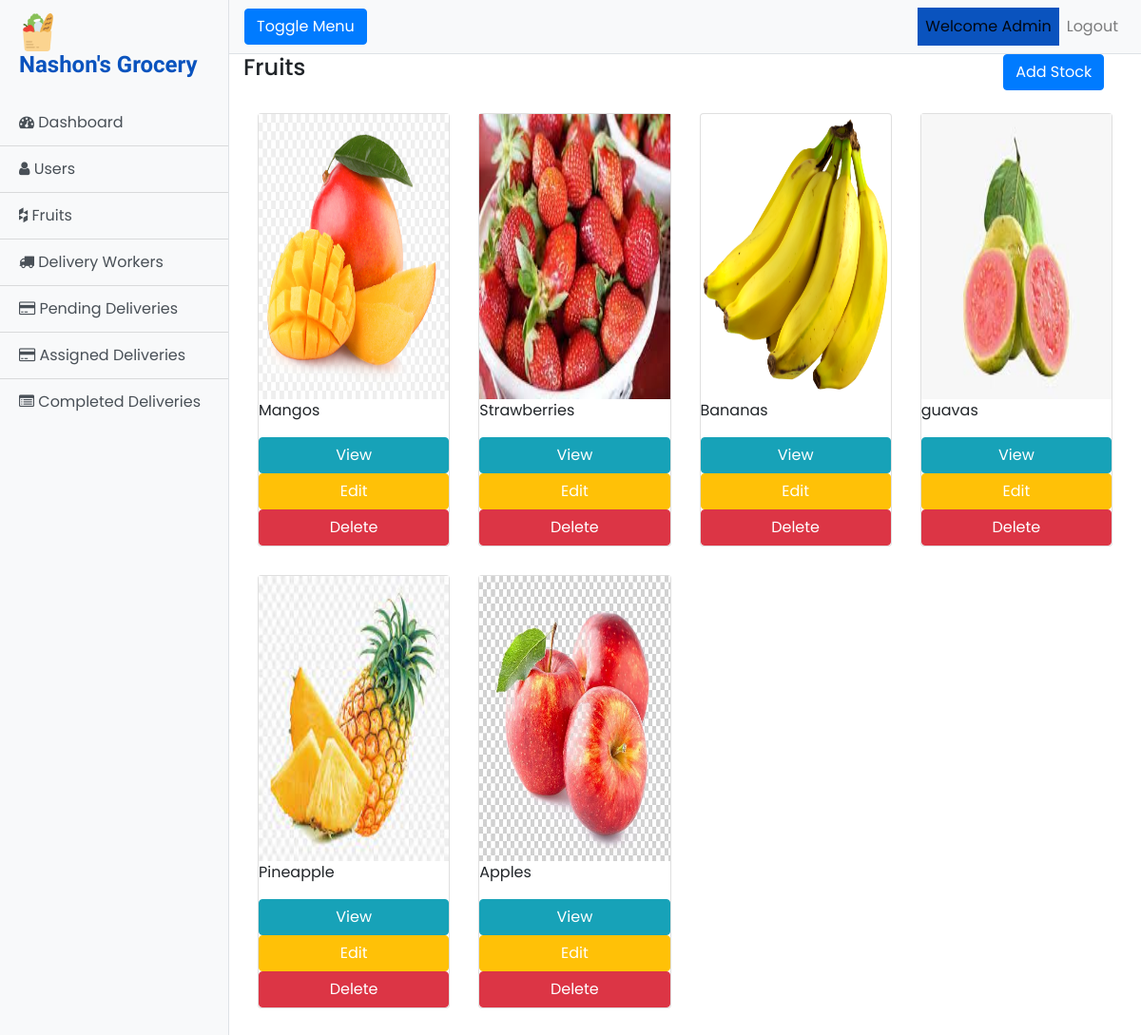
Page /Admin/fruits.php (signed in) on the committed database.
### tables this page shows
CREATE TABLE `stock` (
  `product_id` int(11) NOT NULL,
  `product_name` varchar(50) NOT NULL,
  `product_image` varchar(50) NOT NULL,
  `product_desc` text NOT NULL,
  `product_amount` varchar(10) NOT NULL,
  `product_innitial_price` varchar(10) NOT NULL,
  `product_final_amount` varchar(10) NOT NULL,
  `date_added` datetime NOT NULL
);

### Admin/fruits.php (the view, shortened to what this page needs)
<!DOCTYPE html>
<html lang="en">
<head>
    <link rel="stylesheet" href="../assets/css/bootstrap.min.css">
    <link rel="stylesheet" href="https://cdnjs.cloudflare.com/ajax/libs/font-awesome/4.7.0/css/font-awesome.min.css">
    <link href="../assets/css/app.css" rel="stylesheet">
</head>
<body>
<div class="d-flex" id="wrapper">
    <div class="bg-light border-right" id="sidebar-wrapper">
        <div class="sidebar-heading">
            <img src="../assets/images/icon.png" class="img-fluid" width="20%" style="margin-right: -400px;" alt="Logo"><br>
            <h4><b>Nashon's Grocery</b></h4></div>
        <div class="list-group list-group-flush">
            <a href="index.php" class="list-group-item list-group-item-action bg-light"><i class="fa fa-dashboard"></i> Dashboard</a>
            <a href="users.php" class="list-group-item list-group-item-action bg-light"><i class="fa fa-user"></i> Users</a>
            <a href="fruits.php" class="list-group-item list-group-item-action bg-light"><i class="fa fa-houzz"></i> Fruits</a>
            <a href="delivery_workers.php" class="list-group-item list-group-item-action bg-light"><i class="fa fa-truck"></i> Delivery Workers</a>
            <a href="pending_deliveries.php" class="list-group-item list-group-item-action bg-light"><i class="fa fa-credit-card"></i> Pending Deliveries</a>
            <a href="assigned_deliveries.php" class="list-group-item list-group-item-action bg-light"><i class="fa fa-credit-card"></i> Assigned Deliveries</a>
            <a href="completed_deliveries.php" class="list-group-item list-group-item-action bg-light"><i class="fa fa-list-alt"></i> Completed Deliveries</a>
        </div>
    </div>
    <div id="page-content-wrapper">
        <nav class="navbar navbar-expand-lg navbar-light bg-light border-bottom">
            <button class="btn btn-primary" id="menu-toggle">Toggle Menu</button>
            <div class="collapse navbar-collapse" id="navbarSupportedContent">
                <ul class="navbar-nav ml-auto mt-2 mt-lg-0">
                    <li class="nav-item active">
                        <a class="nav-link" href="#">Welcome Admin <span class="sr-only">(current)</span></a>
                    </li>
                    <li class="nav-item">
                        <a class="nav-link" href="logout.php">Logout</a>
                    </li>
                </ul>
            </div>
        </nav>
        <div class="container-fluid">
            <div class="row">
                <br>
                <div class="col-md-10"><h4>Fruits</h4></div>
                <div class="col-md-2">
                    <button type="button" class="btn btn-primary" data-toggle="modal" data-target="#addfruit">Add Stock</button>
                </div>
            </div>
            <br>
            <div class="container-fluid">
                <?php
                include '../includes/dbconnect.php';
                $sql = "SELECT * FROM stock";
                $result = mysqli_query($con, $sql);
                ?>
                <div class="row">
                    <?php
                    while($row = mysqli_fetch_array($result))
                    {
                    ?>
                    <div class="col-md-3" style="margin-bottom: 30px;">
                        <div class="card">
                            <img src="<?php echo $row['product_image'] ?>" style='width:100%;' border="0" style="max-height: 17vw;
    min-height: 17vw; max-width:17vw; min-width: 17vw;" width="300px" height="300px" alt="Fruits" style="padding: 20px;">
                            <p><?php echo $row['product_name']?></p>
                            <button type="button" class="btn btn-info"><a style="text-decoration: none; color: white;" href="viewFruit.php?pid_view=<?php echo $row['product_id']; ?>">View</a></button>
                            <button type="button"  class="btn btn-warning"><a style="text-decoration: none; color: white;" href="editFruit.php?pid_edit=<?php echo $row['product_id']; ?>">Edit</a></button>
                            <button type="button"  class="btn btn-danger"><a style="text-decoration: none; color: white;" href="fruits.php?pid_delete=<?php echo $row['product_id']; ?>">Delete</a></button>
                        </div>
                    </div>
                    <?php
                    }
                    ?>
                </div>
            </div>
        </div>
    </div>
</div>
</body>
</html>

### assets/css/app.css (style rules this page uses)
body { font-family: 'Poppins', sans-serif; }
#wrapper { overflow-x: hidden; }
#sidebar-wrapper { min-height: 100vh; margin-left: -15rem; -webkit-transition: margin .25s ease-out; -moz-transition: margin .25s ease-out; -o-transition: margin .25s ease-out; transition: margin .25s ease-out; }
#sidebar-wrapper .sidebar-heading { padding: 0.875rem 1.25rem; font-size: 1.2rem; }
#sidebar-wrapper .list-group { width: 15rem; }
#page-content-wrapper { min-width: 100vw; }
@media (min-width: 768px) { #sidebar-wrapper { margin-left: 0; } }
@media (min-width: 768px) { #page-content-wrapper { min-width: 0; width: 100%; } }
.active { color: black; background: #0a53be; }
.sidebar-heading { color: #0a53be; font-size: 40px; font-family: 'Courgette', cursive; }

### rows in the picture
stock: product_image (picture), product_name "Mangos"
stock: product_image (picture), product_name "Strawberries"
stock: product_image (picture), product_name "Bananas"
stock: product_image (picture), product_name "guavas"
stock: product_image (picture), product_name "Pineapple"
stock: product_image (picture), product_name "Apples"
